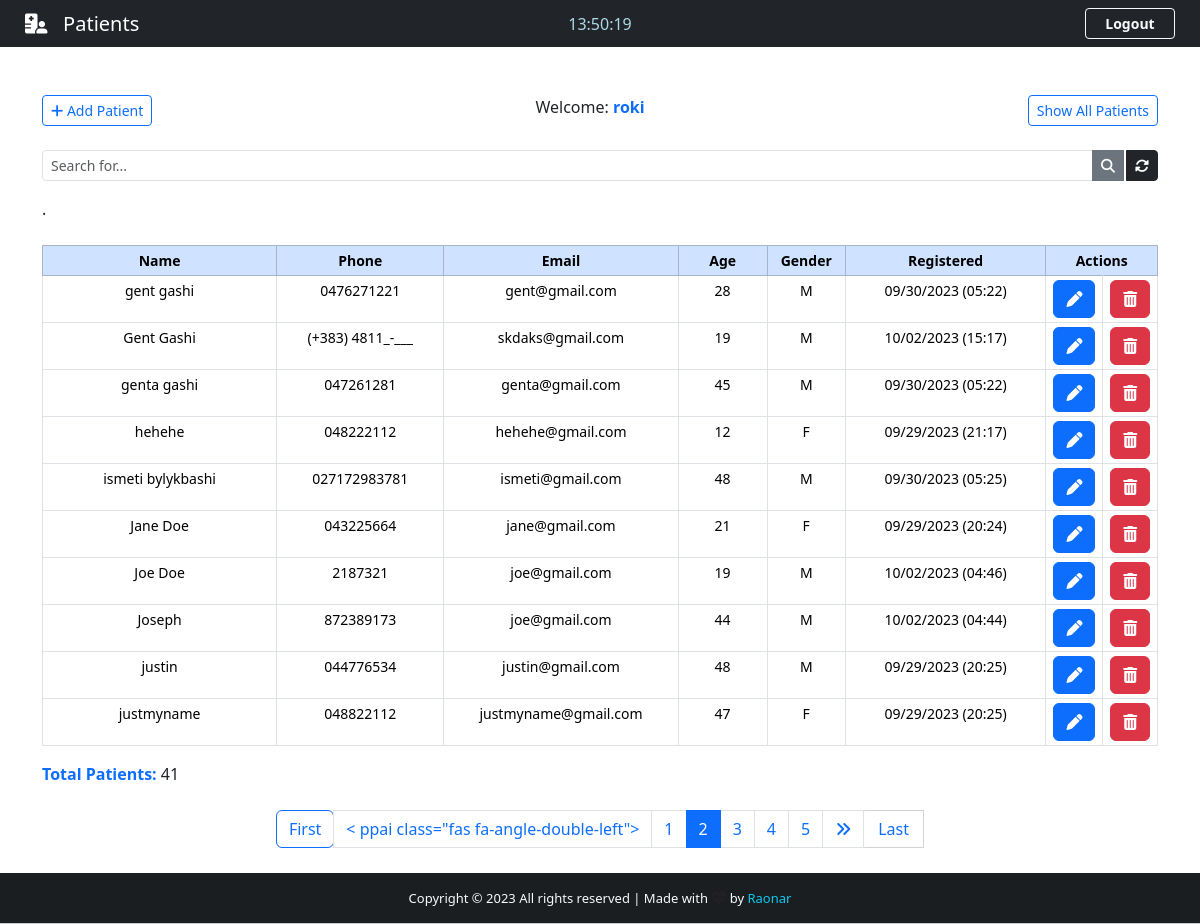
The page /backend/?page=2 (signed in) on the database as committed earlier.
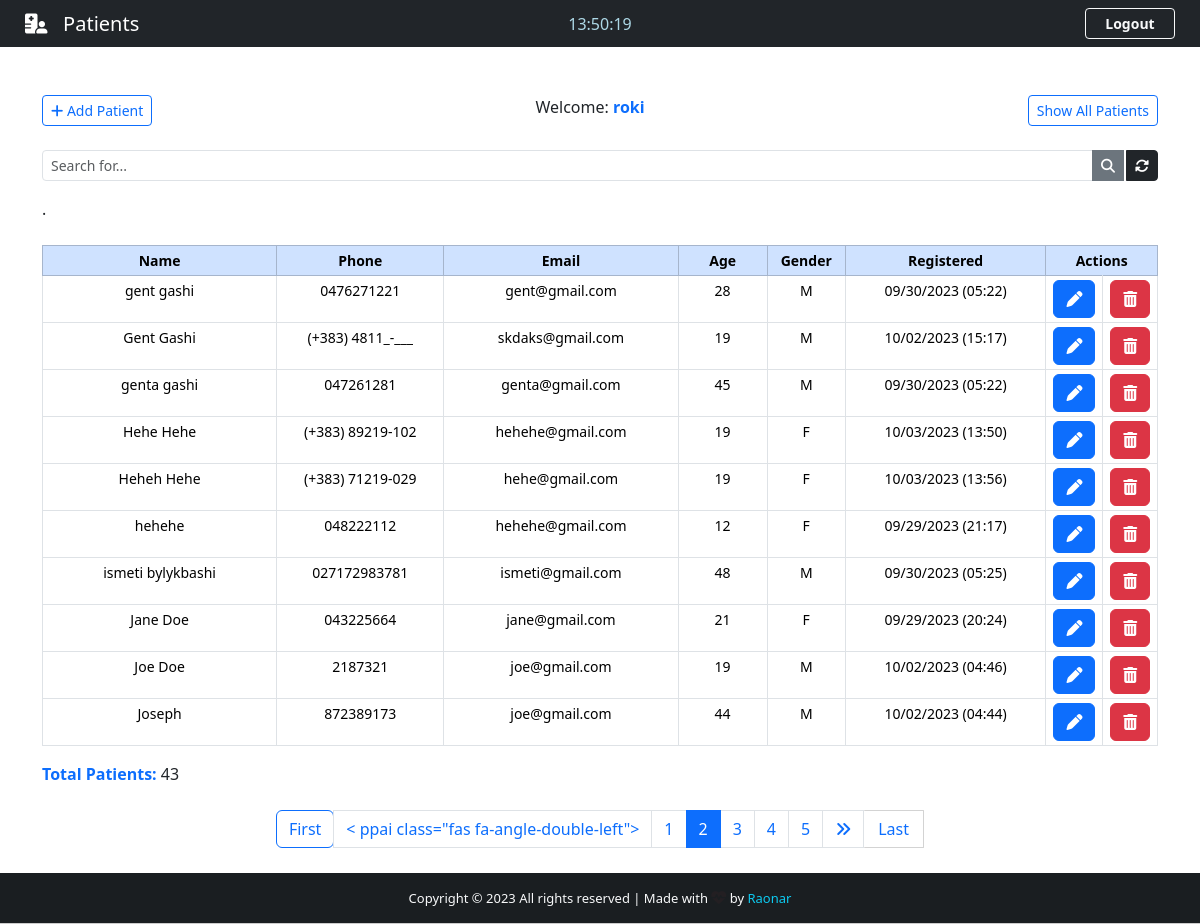
The same page on the database as committed later.
### App/models.py (models this page shows, shortened)
class Patient(models.Model):
    GENDER = (
        ("M", "M"),
        ("F", "F"),
    )
    id = models.IntegerField(primary_key=True)
    name = models.CharField(max_length=40)
    phone = models.CharField(max_length=40)
    email = models.CharField(max_length=40)
    age = models.CharField(max_length=3)
    gender = models.CharField(max_length=1, null=True, choices=GENDER)
    note = models.TextField(blank=True)
    created_at = models.DateTimeField(auto_now_add=True)

### App/views.py (the view)
# urls.py: path("backend/", views.backend, name="backend"),
@cache_control(no_cache=True, must_revalidate=True, no_store=True)
@login_required(login_url="login")
def backend(request):
    now = datetime.now()
    current_time = now.strftime("%H:%M:%S")
    print(current_time)
    if 'q' in request.GET:
        q = request.GET['q']
        all_patient_list = Patient.objects.filter(
            Q(name__icontains=q) | Q(phone__icontains=q) | Q(email__icontains=q) |
            Q(age__icontains=q) | Q(gender__icontains=q) | Q(note__icontains=q)
            ).order_by(Lower('name'))
        if not all_patient_list:
            return render(request, "backend.html", {"error_message": True})
    else:
        all_patient_list = Patient.objects.all().order_by(Lower('name'))
    paginator = Paginator(all_patient_list, 10)
    page = request.GET.get("page")
    all_patients = paginator.get_page(page)
    db_patients = Patient.objects.all()
    return render(request, "backend.html", {"patients": all_patients,
                                            "db_patients": db_patients})

### App/templates/backend.html (shortened to what this page needs)
{% extends "base.html" %}
{% block nav-content %}
    <i class="fas fa-hospital-user"></i>&nbsp;&nbsp; Patients
{% endblock %}
{% block time %}
    <div class="col-sm">
        <center>
            <span id="clock" style="color: lightblue;"></span>
        </center>
    </div>
{% endblock %}
{% block btn-nav %}
    <a href="{% url 'logout' %}" class="btn btn-outline-danger btn-sm border-light
    fw-bolder text-light" id="btn-nav" data-bs-toggle="modal" data-bs-target="#logoutModal">
        Logout
    </a>
{% endblock %}
{% block content %}
    <div class="container">
        <br><br>
        <div class="d-flex justify-content-between">
            <a href="{% url 'add_patient' %}" class="btn btn-outline-primary btn-sm">
                <i class="fas fa-plus"></i>&nbsp;Add Patient
            </a>
            <span>
                Welcome: <strong><span class="text-primary">{{ user.get_username }}</span></strong>
            </span>
            {% block show_patients_btn %}
                <a href="{% url 'show_all_patients' %}" class="btn btn-outline-primary btn-sm" id="showAllPatients">
                    Show All Patients
                </a>
            {% endblock %}
        </div>
        {% block query %}
            <form method="GET">
                <div class="input-group input-group-sm mb-3 mt-4">
                    <input type="text" name="q" class="form-control" placeholder="Search for..."
                    value="{{ request.GET.q }}" required>
                    <button class="btn btn-secondary">
                        <i class="fas fa-search"></i>
                    </button>
                    <a href="{% url 'backend' %}" class="btn btn-dark"
                    style="margin-left: 2px;">
                        <i class="fas fa-sync-alt"></i>
                    </a>
                </div>
            </form>
        {% endblock %}
        .
        <center>
            <table class="table table-bordered table-sm mt-4 col-lg-12 col-md-4" style="text-align: center; font-size: 14px;">
                <thead class="table-primary">
                    <tr>
                        <th style="width: 21%;">Name</th>
                        <th style="width: 15%;">Phone</th>
                        <th style="width: 21%;">Email</th>
                        <th style="width: 8%;">Age</th>
                        <th style="width: 7%;">Gender</th>
                        <th style="width: 18%;">Registered</th>
                        <th style="width: 10%;" colspan="2">Actions</th>
                    </tr>
                </thead>
                <tbody>
                    {% for patient in patients %}
                        <tr>
                            <td data-label="Name" id="top-table"> {{ patient.name }} </td>
                            <td data-label="Phone" id="responsive-border"> {{ patient.phone }} </td>
                            <td data-label="Email" id="responsive-border"> {{ patient.email }} </td>
                            <td data-label="Age" id="responsive-border"> {{ patient.age }} </td>
                            <td data-label="Gender" id="responsive-border"> {{ patient.gender }} </td>
                            <td data-label="Registered" id="responsive-border"> {{ patient.created_at | date:'m/d/Y (H:i)' }} </td>
                            <td>
                                <a href="/patient/{{ patient.id }}" class="btn btn-primary" title="Edit patient">
                                    <i class="fas fa-pen"></i>
                                </a>
                            </td>
                            <td>
                                <a class="btn btn-danger" title="Delete patient" data-bs-toggle="modal" data-bs-target="#deleteModal{{ patient.pk }}">
                                    <i class="fas fa-trash-alt"></i>
                                </a>
                            </td>
                        </tr>
                    {% endfor %}
                </tbody>
            </table>
        </center>
        <p>
            <span class="text-primary fw-bolder">
                Total Patients:</span>
                {% block patients_length %}
                    {{ db_patients.count }}
                {% endblock %}
        </p>
        <nav class="mt-4">
            {% if patients.has_other_pages %}
                <ul class="pagination justify-content-center">
                    {% if patients.has_previous %}
                        <a href="?page=1" class="btn btn-outline-primary mb-4"
                        pstyle="width: 60px; border-radius: 1px; border: 1px solid #d3d3d3;">First</a>
                        <li class="page-item">
                            <a href="?page={{ patients.previous_page_number }}" class="page-link">
                                <
                                ppai class="fas fa-angle-double-left"></>
                            </a>
                        </li>
                    {% else %}
                        <li class="page-item disabled"></li>
                    {% endif %}
                    {% for i in patients.paginator.page_range %}
                        {% if patients.number == i %}
                            <li class="page-item active">
                                <span class="page-link">
                                    {{ i }}
                                </span>
                            </li>
                        {% else %}
                            <li class="page-item">
                                <a href="?page={{ i }}" class="page-link">{{ i }}</a>
                            </li>
                        {% endif %}
                    {% endfor %}
                    {% if patients.has_next %}
                        <li class="page-item">
                            <a href="?page={{ patients.next_page_number }}" class="page-link">
                                <i class="fas fa-angle-double-right"></i>
                            </a>
                        </li>
                        <a href="?page={{ patients.paginator.num_pages }}" class="btn btn-outline-primary mb-4"
                        style="width: 60px; border-radius: 1px; border: 1px solid #d3d3d3; border-left: none;">Last</a>
                    {% else %}
                        <li class="page-item disabled"></li>
                    {% endif %}
                </ul>
            {% endif %}
        </nav>
    </div>
{% endblock %}

### App/templates/base.html (shortened to what this page needs)
{% load static %}
<!DOCTYPE html>
<html lang="en">
<head>
    <link href="https://cdn.jsdelivr.net/npm/bootstrap@5.3.2/dist/css/bootstrap.min.css" rel="stylesheet">
    <link rel="stylesheet" href="{% static 'css/styles.css' %}">
</head>
<body>
    <div class="wrapper">
        <header>
            <nav class="navbar navbar-expand-lg navbar-dark bg-dark">
                <div class="col-sm">
                    <a href="" class="navbar-brand flex-grow-1"
                    style="text-align: center; color: #fff; margin-left: 25px;">
                        {% block nav-content %}{% endblock %}
                    </a>
                </div>
                {% block time %}
                {% endblock %}
                <div class="col-sm">
                    {% block btn-nav %}{% endblock %}
                </div>
            </nav>
        </header>
        {% block content %}{% endblock %}
    </div>
    {% block footer %}
        <footer class="bg-dark text-center text-lg-start text-light" id="footer">
            <div class="text-center p-3"
            style="background-color: rgba(0,0,0, 0.2);">
                Copyright &copy; {% now "Y" %} <span>All rights reserved</span> | Made with
                <i class="text-danger fas fa-heartbeat blink_me" style="font-size: 15px;"></i> by
                <a href="#" target="_blank"
                {% block footer_style %}
                    style="color: #0dcaf0;"
                {% endblock %}
                class="text-decoration-none">
                    Raonar</a>
            </div>
        </footer>
    {% endblock %}
</body>
</html>

### App/static/css/styles.css (style rules this page uses)
html, body { height: 100%; margin: 0; max-width: 100%; }
#btn-nav { width: 90px; float: right; margin-right: 25px; }
.wrapper { min-height: 94.5%; margin-bottom: -50px; }
#footer, .push { height: 50px; font-size: 13px; margin-top: 50px; }

Rows that differ between the two databases and show on the page:
no longer on this page (row unchanged): Patient: name "justin", phone "044776534", email "justin@gmail.com", age "48", gender "M", created_at "09/29/2023 (20:25)"
no longer on this page (row unchanged): Patient: name "justmyname", phone "048822112", email "justmyname@gmail.com", age "47", gender "F", created_at "09/29/2023 (20:25)"
added Patient: name "Hehe Hehe", phone "(+383) 89219-102", email "hehehe@gmail.com", age "19", gender "F", created_at "10/03/2023 (13:50)"
added Patient: name "Heheh Hehe", phone "(+383) 71219-029", email "hehe@gmail.com", age "19", gender "F", created_at "10/03/2023 (13:56)"
Other text that changed with them:
{{ db_patients.count }}: "41" → "43"
